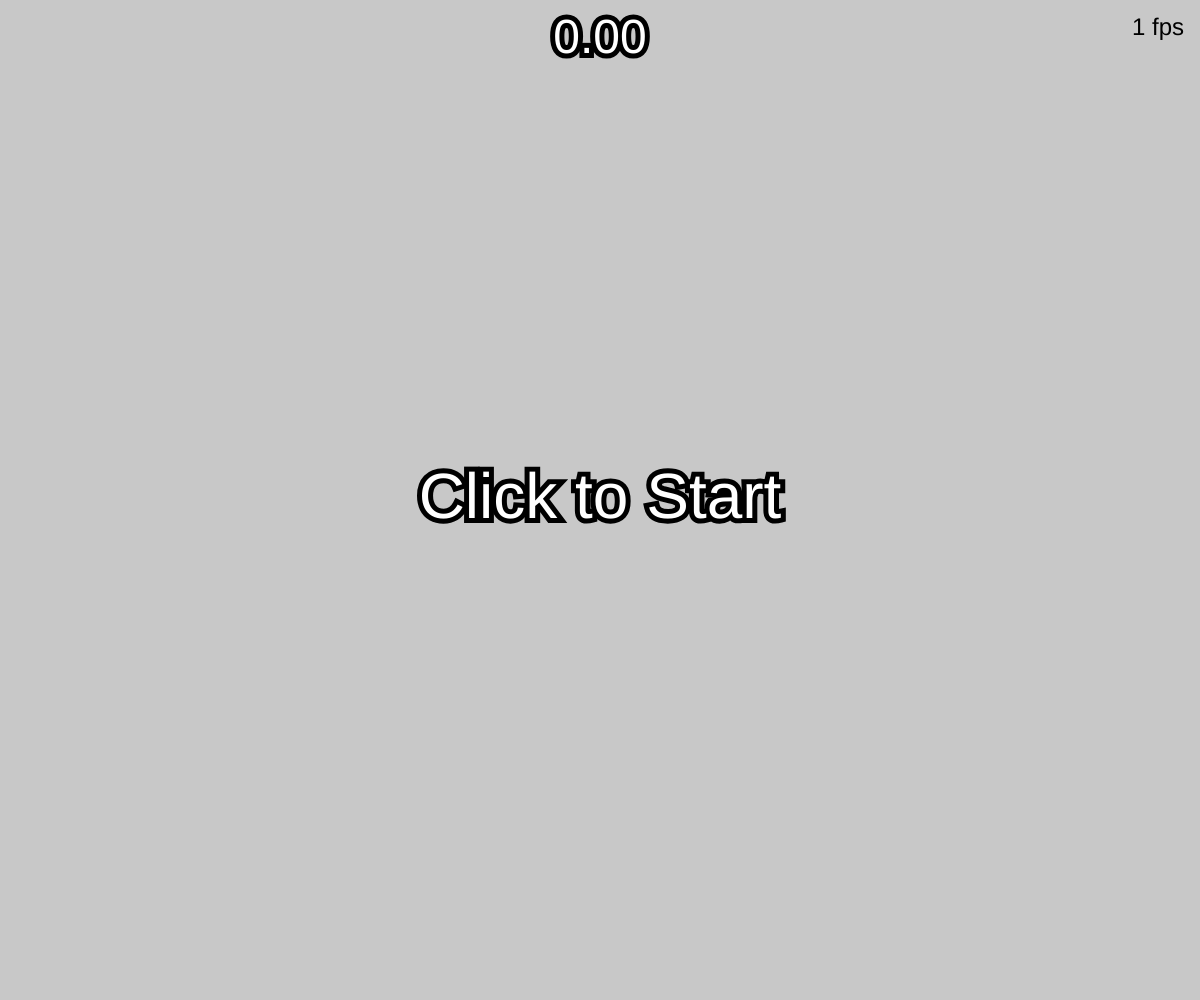
Frame 1 (no input)
Frame 60 (no input): identical to frame 1, image omitted
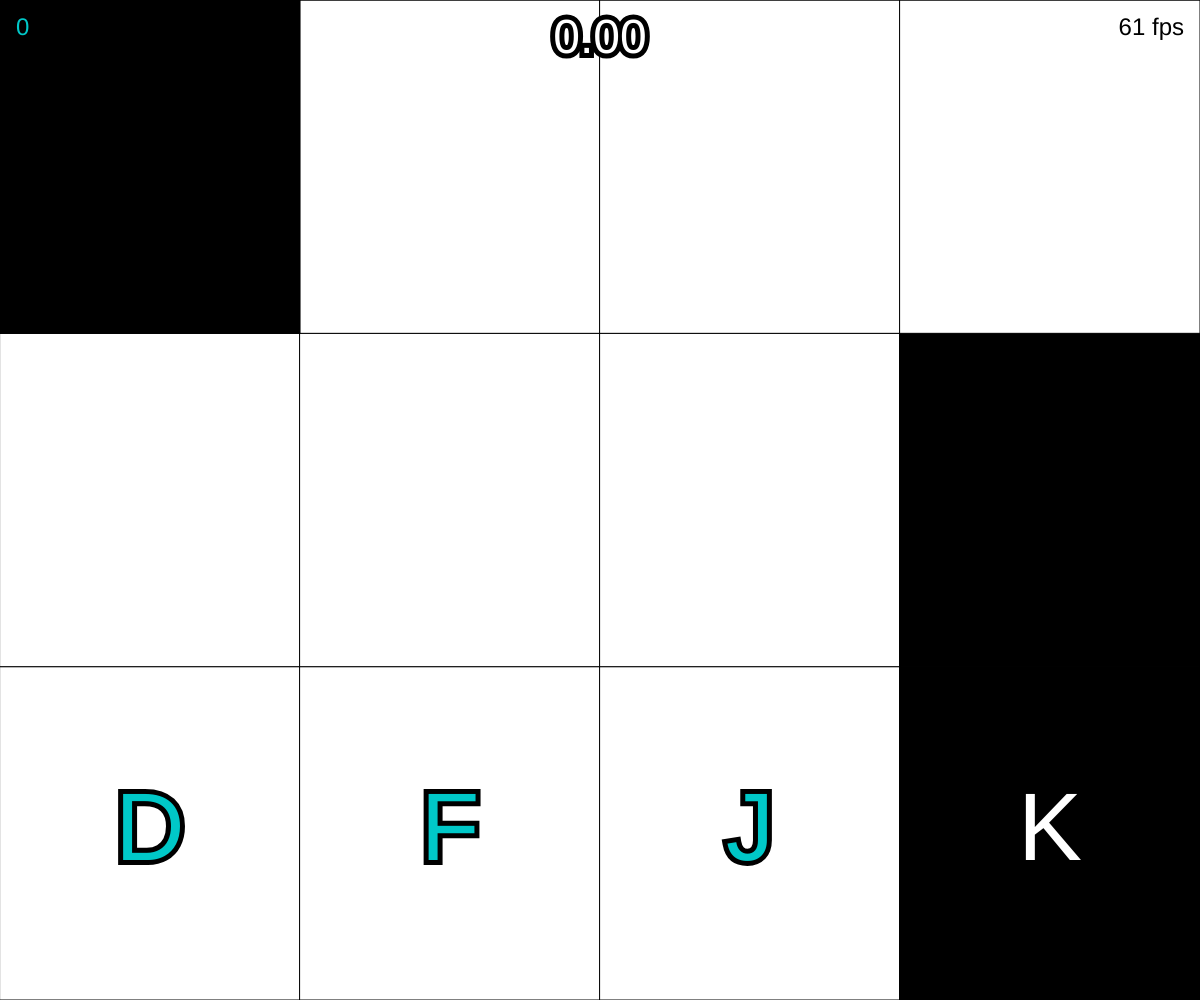
Frame 120 (the mouse pressed at the canvas centre since frame 60)

The p5.js sketch that drew these frames (run headless with seeded random() and noise() and a simulated clock; from frame 60 on, the mouse is pressed at the canvas centre):

// p5.js sketch
// ── sketch.js
// Variables used for fps
var frameTimes = [] // Time recordings corresponding to each frame
let oldTime = 0 // Time at which the previous frame is updated
let fpsCooldown = 0 // When fpsCooldown <= 0, set displayFPS = fps
let displayFPS = 0 // fps displayed on screen, updated every second

// Other variables
var tileSets = []
var gamePlaying = false
var startTime = 0
var effectiveTime = 0

var tileSetCount = 20
var currentTileSet = 0

class TileSet {
    constructor(y) {
        this.y = y
        this.blackTile = Math.floor(Math.random() * 4)
        this.didPress = false
        this.redTile = null
    }
}

function mousePressed() {
    if (gamePlaying) {
        return
    }
    currentTileSet = 0
    startTime = millis()
    tileSets = []
    for (var i = 0; i < tileSetCount; i++) {
        tileSets.push(new TileSet(i))
    }
    gamePlaying = true
}

function keyPressed() {
    if (gamePlaying) {
        switch (key) {
            case ("D"):
                if (tileSets[currentTileSet].blackTile === 0) {
                    currentTileSet += 1
                } else {
                    tileSets[currentTileSet].redTile = 0
                    endGame()
                }
                break
            case ("F"):
                if (tileSets[currentTileSet].blackTile === 1) {
                    currentTileSet += 1
                } else {
                    tileSets[currentTileSet].redTile = 1
                    endGame()
                }
                break
            case ("J"):
                if (tileSets[currentTileSet].blackTile === 2) {
                    currentTileSet += 1
                } else {
                    tileSets[currentTileSet].redTile = 2
                    endGame()
                }
                break
            case ("K"):
                if (tileSets[currentTileSet].blackTile === 3) {
                    currentTileSet += 1
                } else {
                    tileSets[currentTileSet].redTile = 3
                    endGame()
                }
                break
        }
    }
}

function endGame() {
    gamePlaying = false
}

function setup() {
    createCanvas(windowWidth, windowHeight)
}

function draw() {
    // draw() runs every time before a new frame is rendered. 

    background(200)

    var displacement = 0

    if (gamePlaying) {
        if (currentTileSet === 0) {
            startTime = millis()
        }
        effectiveTime = millis()

        if (currentTileSet >= tileSetCount) {
            endGame()
        } else {
            // set displacement for tileSets
            if (tileSets[currentTileSet].y >= 0) {
                displacement = tileSets[currentTileSet].y / 5
                if (tileSets[currentTileSet].y <= 0.05) {
                    displacement = tileSets[currentTileSet].y
                }
            }
        }
    }

    // displace and draw tileSets
    for (var tileIndex in tileSets) {
        var tileSet = tileSets[tileIndex]
        tileSet.y -= displacement
        if (tileSet.y >= -1 && tileSet.y <= 4) {
            stroke(0)
            strokeWeight(1)
            fill(255)
            rect(0, windowHeight - (windowHeight / 3) * (tileSet.y + 1), windowWidth / 4, windowHeight / 3)
            rect(windowWidth / 4, windowHeight - (windowHeight / 3) * (tileSet.y + 1), windowWidth / 4, windowHeight / 3)
            rect(2 * windowWidth / 4, windowHeight - (windowHeight / 3) * (tileSet.y + 1), windowWidth / 4, windowHeight / 3)
            rect(3 * windowWidth / 4, windowHeight - (windowHeight / 3) * (tileSet.y + 1), windowWidth / 4, windowHeight / 3)

            fill(0)
            if (tileIndex < currentTileSet) {
                fill(0, 255, 0)
            }
            rect(tileSet.blackTile * windowWidth / 4, windowHeight - (windowHeight / 3) * (tileSet.y + 1), windowWidth / 4, windowHeight / 3)

            if (tileSet.redTile !== null) {
                fill(255, 0, 0)
                rect(tileSet.redTile * windowWidth / 4, windowHeight - (windowHeight / 3) * (tileSet.y + 1), windowWidth / 4, windowHeight / 3)
            }
        }
    }

    stroke(0)
    strokeWeight(10)
    fill(255)
    textAlign(CENTER, TOP)
    textSize(48)
    var decimal = Math.floor((effectiveTime - startTime) / 10) % 100
    var decimalString = (decimal >= 10) ? `${decimal}` : `0${decimal}`
    text(`${Math.floor((effectiveTime - startTime) / 1000)}.${decimalString}`, windowWidth / 2, 16)

    if (gamePlaying) {
        textAlign(CENTER, CENTER)
        textSize(96)
        if (tileSets[currentTileSet].blackTile === 0) {
            fill(255)
        } else {
            fill(0, 200, 200)
        }
        text("D", windowWidth / 8, 5 * windowHeight / 6)
        if (tileSets[currentTileSet].blackTile === 1) {
            fill(255)
        } else {
            fill(0, 200, 200)
        }
        text("F", windowWidth / 8 + windowWidth / 4, 5 * windowHeight / 6)
        if (tileSets[currentTileSet].blackTile === 2) {
            fill(255)
        } else {
            fill(0, 200, 200)
        }
        text("J", windowWidth / 8 + 2 * windowWidth / 4, 5 * windowHeight / 6)
        if (tileSets[currentTileSet].blackTile === 3) {
            fill(255)
        } else {
            fill(0, 200, 200)
        }
        text("K", windowWidth / 8 + 3 * windowWidth / 4, 5 * windowHeight / 6)

        noStroke()
        fill(0, 200, 200)
        textAlign(LEFT, TOP)
        textSize(24)
        text(`${currentTileSet}`, 16, 16)
    } else {
        stroke(0)
        strokeWeight(10)
        fill(255)
        textAlign(CENTER, CENTER)
        textSize(64)
        text("Click to Start", windowWidth / 2, windowHeight / 2)
    }

    noStroke()

    // Display FPS

    var currentTime = millis()
    frameTimes.push(currentTime)
    while (frameTimes.length > 0 && frameTimes[0] < currentTime - 1000) {
        frameTimes.splice(0, 1)
    }

    fpsCooldown -= currentTime - oldTime
    if (fpsCooldown <= 0) {
        displayFPS = frameTimes.length
        fpsCooldown = 1000
    }

    fill(0, 0, 0)
    textAlign(RIGHT, TOP) // Text alignment of the fps label
    textSize(24)
    text(`${Math.floor(displayFPS)} fps`, width - 16, 16) // Position of the fps label

    oldTime = currentTime
}

function windowResized() {
    resizeCanvas(windowWidth, windowHeight)
}
